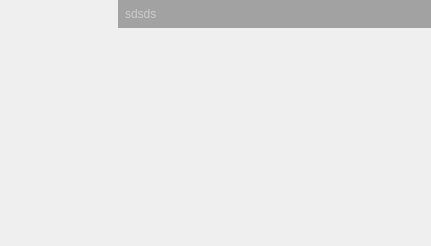
<?xml version="1.0" encoding="UTF-8"?>
<ui version="4.0">
 <class>overlay</class>
 <widget class="QWidget" name="overlay">
  <property name="geometry">
   <rect>
    <x>0</x>
    <y>0</y>
    <width>431</width>
    <height>246</height>
   </rect>
  </property>
  <property name="windowTitle">
   <string>Overlay</string>
  </property>
  <property name="styleSheet">
   <string notr="true"/>
  </property>
  <layout class="QVBoxLayout" name="verticalLayout">
   <property name="spacing">
    <number>0</number>
   </property>
   <property name="leftMargin">
    <number>0</number>
   </property>
   <property name="topMargin">
    <number>0</number>
   </property>
   <property name="rightMargin">
    <number>0</number>
   </property>
   <property name="bottomMargin">
    <number>0</number>
   </property>
   <item>
    <widget class="QWidget" name="top_space_widget" native="true"/>
   </item>
   <item>
    <layout class="QHBoxLayout" name="overlay_layout">
     <property name="spacing">
      <number>0</number>
     </property>
     <property name="leftMargin">
      <number>0</number>
     </property>
     <property name="topMargin">
      <number>0</number>
     </property>
     <property name="rightMargin">
      <number>0</number>
     </property>
     <property name="bottomMargin">
      <number>0</number>
     </property>
     <item>
      <widget class="QWidget" name="left_space_widget" native="true">
       <property name="sizePolicy">
        <sizepolicy hsizetype="Preferred" vsizetype="Preferred">
         <horstretch>3</horstretch>
         <verstretch>0</verstretch>
        </sizepolicy>
       </property>
      </widget>
     </item>
     <item>
      <widget class="QWidget" name="overlay_grp" native="true">
       <property name="sizePolicy">
        <sizepolicy hsizetype="Preferred" vsizetype="Preferred">
         <horstretch>8</horstretch>
         <verstretch>0</verstretch>
        </sizepolicy>
       </property>
       <property name="styleSheet">
        <string notr="true">background: rgba(20, 20, 20, 50); color: rgba(233, 233, 233,150);</string>
       </property>
       <layout class="QHBoxLayout" name="horizontalLayout">
        <property name="spacing">
         <number>0</number>
        </property>
        <property name="sizeConstraint">
         <enum>QLayout::SetMinimumSize</enum>
        </property>
        <property name="leftMargin">
         <number>0</number>
        </property>
        <property name="topMargin">
         <number>0</number>
        </property>
        <property name="rightMargin">
         <number>0</number>
        </property>
        <property name="bottomMargin">
         <number>0</number>
        </property>
        <item>
         <widget class="QLabel" name="text_label">
          <property name="sizePolicy">
           <sizepolicy hsizetype="Preferred" vsizetype="Preferred">
            <horstretch>10</horstretch>
            <verstretch>0</verstretch>
           </sizepolicy>
          </property>
          <property name="styleSheet">
           <string notr="true">padding: 4px; padding-right: 35px;</string>
          </property>
          <property name="text">
           <string>sdsds</string>
          </property>
          <property name="alignment">
           <set>Qt::AlignLeading|Qt::AlignLeft|Qt::AlignTop</set>
          </property>
          <property name="wordWrap">
           <bool>true</bool>
          </property>
         </widget>
        </item>
        <item>
         <widget class="QWidget" name="btn_box" native="true">
          <property name="sizePolicy">
           <sizepolicy hsizetype="Preferred" vsizetype="Preferred">
            <horstretch>1</horstretch>
            <verstretch>0</verstretch>
           </sizepolicy>
          </property>
          <layout class="QHBoxLayout" name="horizontalLayout_2">
           <property name="spacing">
            <number>2</number>
           </property>
           <property name="sizeConstraint">
            <enum>QLayout::SetMinimumSize</enum>
           </property>
           <property name="leftMargin">
            <number>0</number>
           </property>
           <property name="topMargin">
            <number>0</number>
           </property>
           <property name="rightMargin">
            <number>35</number>
           </property>
           <property name="bottomMargin">
            <number>0</number>
           </property>
          </layout>
         </widget>
        </item>
       </layout>
      </widget>
     </item>
    </layout>
   </item>
   <item>
    <spacer name="verticalSpacer">
     <property name="orientation">
      <enum>Qt::Vertical</enum>
     </property>
     <property name="sizeType">
      <enum>QSizePolicy::Expanding</enum>
     </property>
     <property name="sizeHint" stdset="0">
      <size>
       <width>20</width>
       <height>121</height>
      </size>
     </property>
    </spacer>
   </item>
  </layout>
 </widget>
 <resources/>
 <connections/>
</ui>
